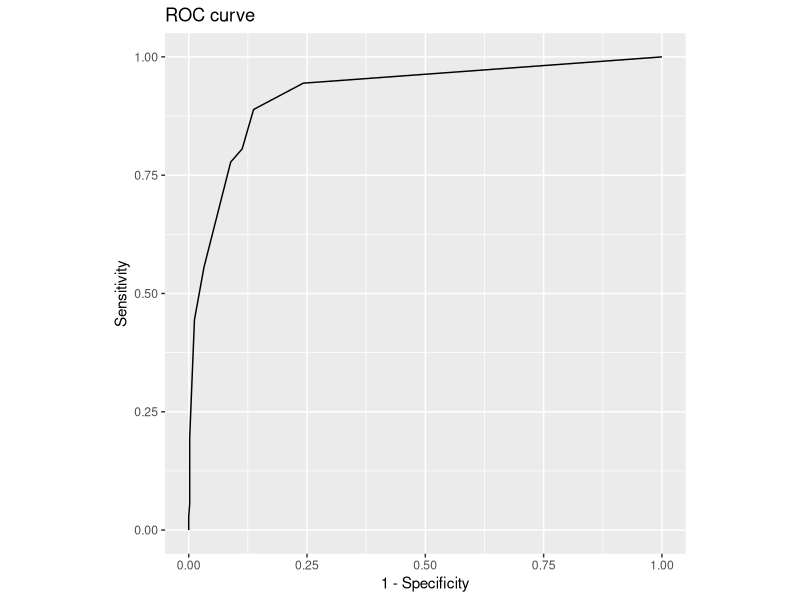
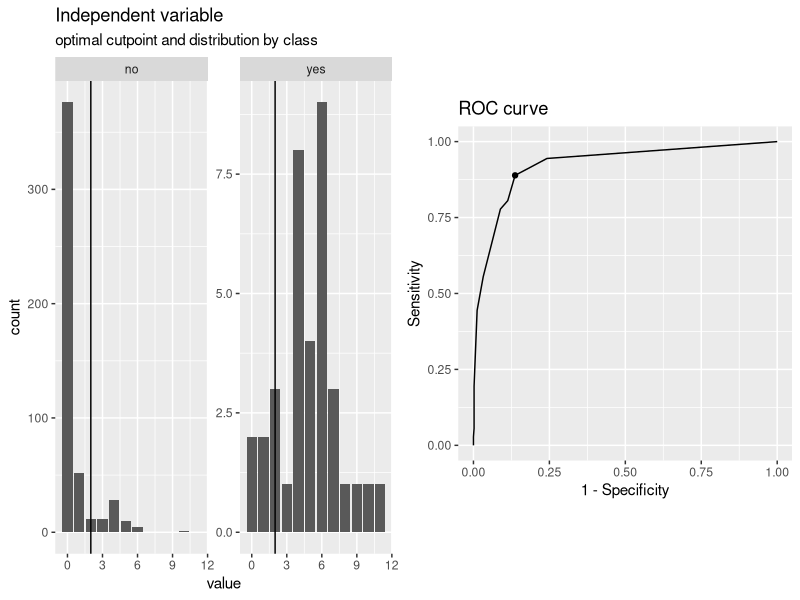
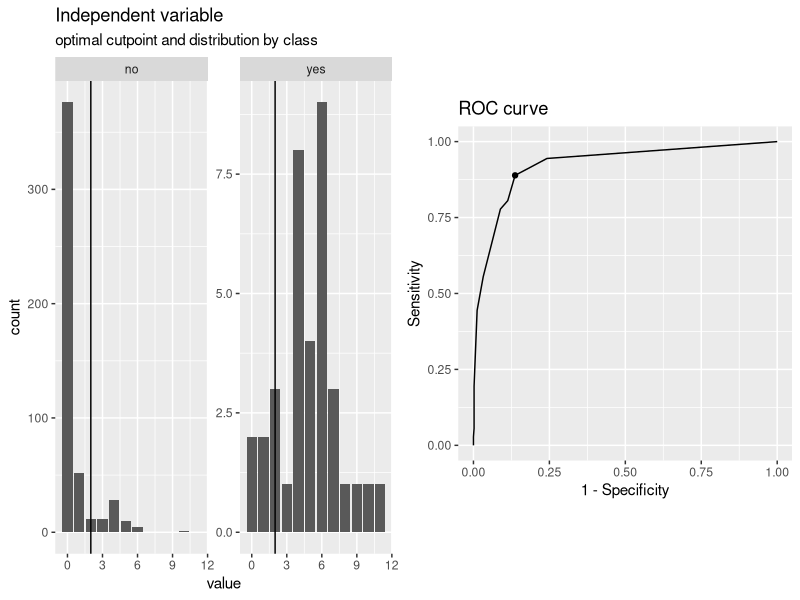
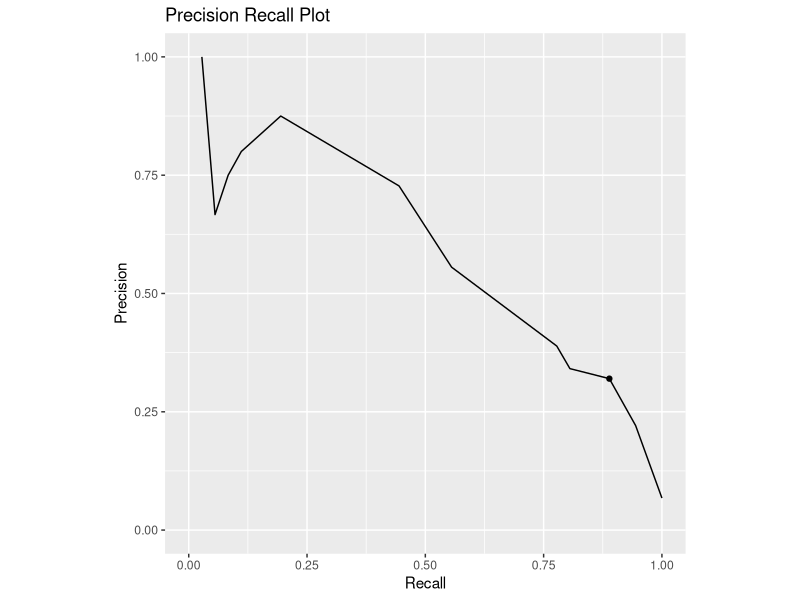

Recreate these plots in R, in order.
## ---- chunk 1
library(cutpointr)
data(suicide)
head(suicide)
## ---- chunk 2
decision = ifelse(suicide$dsi >= 8, "yes", "no")
table(predict = decision,truth = suicide$suicide )
## ---- chunk 3
roc_curve <- roc(data = suicide, x = dsi, class = suicide,
  pos_class = "yes", neg_class = "no", direction = ">=")
roc_curve
plot_roc(roc_curve)
auc(roc_curve)
## ---- chunk 4
cp <- cutpointr(suicide, dsi, suicide, 
                method = maximize_metric, metric = sum_sens_spec)

plot(cp)

## ---- chunk 5
plot_precision_recall(cp)
